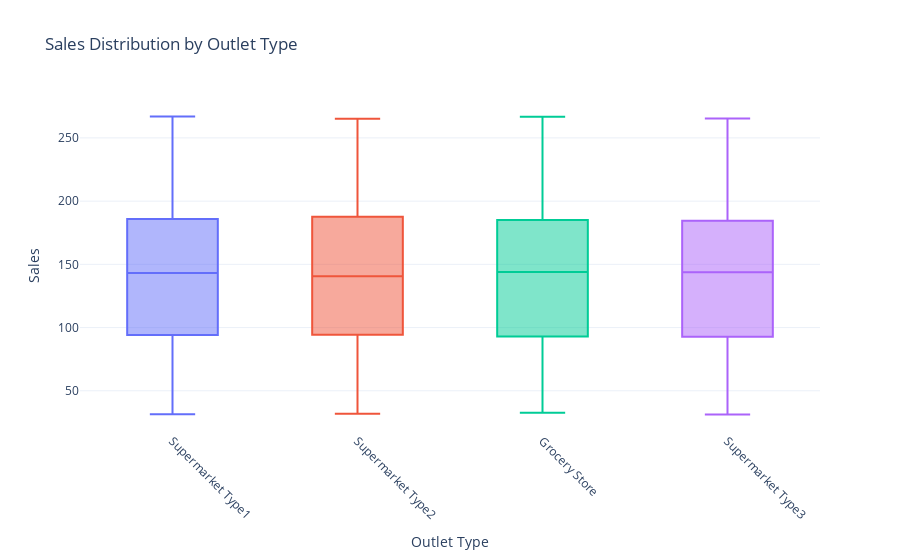

Notebook source saved alongside this figure:
### Code cell
fig = px.box(df,
             x='Outlet Type',
             y='Sales',
             color='Outlet Type',
             title='Sales Distribution by Outlet Type',
             template='plotly_white')

fig.update_layout(showlegend=False,
                  xaxis_title='Outlet Type',
                  yaxis_title='Sales',
                  xaxis_tickangle=45)

fig.show()

### Figure 1 — Plotly figure (JSON) as saved in the notebook; plotly's stock layout.template omitted (floating-point values rounded to 4 significant figures; data arrays with more than 128 entries replaced by an {"elided": "..."} marker saying what was removed)
{"data": [{"alignmentgroup": "True", "hovertemplate": "Outlet Type=%{x}<br>Sales=%{y}<extra></extra>", "legendgroup": "Supermarket Type1", "marker": {"color": "#636efa"}, "name": "Supermarket Type1", "notched": false, "offsetgroup": "Supermarket Type1", "orientation": "v", "showlegend": true, "type": "box", "x": {"elided": "5577 str values"}, "x0": " ", "xaxis": "x", "y": {"elided": "5577 float values"}, "y0": " ", "yaxis": "y"}, {"alignmentgroup": "True", "hovertemplate": "Outlet Type=%{x}<br>Sales=%{y}<extra></extra>", "legendgroup": "Supermarket Type2", "marker": {"color": "#EF553B"}, "name": "Supermarket Type2", "notched": false, "offsetgroup": "Supermarket Type2", "orientation": "v", "showlegend": true, "type": "box", "x": {"elided": "928 str values"}, "x0": " ", "xaxis": "x", "y": {"elided": "928 float values"}, "y0": " ", "yaxis": "y"}, {"alignmentgroup": "True", "hovertemplate": "Outlet Type=%{x}<br>Sales=%{y}<extra></extra>", "legendgroup": "Grocery Store", "marker": {"color": "#00cc96"}, "name": "Grocery Store", "notched": false, "offsetgroup": "Grocery Store", "orientation": "v", "showlegend": true, "type": "box", "x": {"elided": "1083 str values"}, "x0": " ", "xaxis": "x", "y": {"elided": "1083 float values"}, "y0": " ", "yaxis": "y"}, {"alignmentgroup": "True", "hovertemplate": "Outlet Type=%{x}<br>Sales=%{y}<extra></extra>", "legendgroup": "Supermarket Type3", "marker": {"color": "#ab63fa"}, "name": "Supermarket Type3", "notched": false, "offsetgroup": "Supermarket Type3", "orientation": "v", "showlegend": true, "type": "box", "x": {"elided": "935 str values"}, "x0": " ", "xaxis": "x", "y": {"elided": "935 float values"}, "y0": " ", "yaxis": "y"}], "layout": {"boxmode": "overlay", "legend": {"title": {"text": "Outlet Type"}, "tracegroupgap": 0}, "showlegend": false, "title": {"text": "Sales Distribution by Outlet Type"}, "xaxis": {"anchor": "y", "categoryarray": ["Supermarket Type1", "Supermarket Type2", "Grocery Store", "Supermarket Type3"], "categoryorder": "array", "domain": [0, 1], "tickangle": 45, "title": {"text": "Outlet Type"}}, "yaxis": {"anchor": "x", "domain": [0, 1], "title": {"text": "Sales"}}}}
